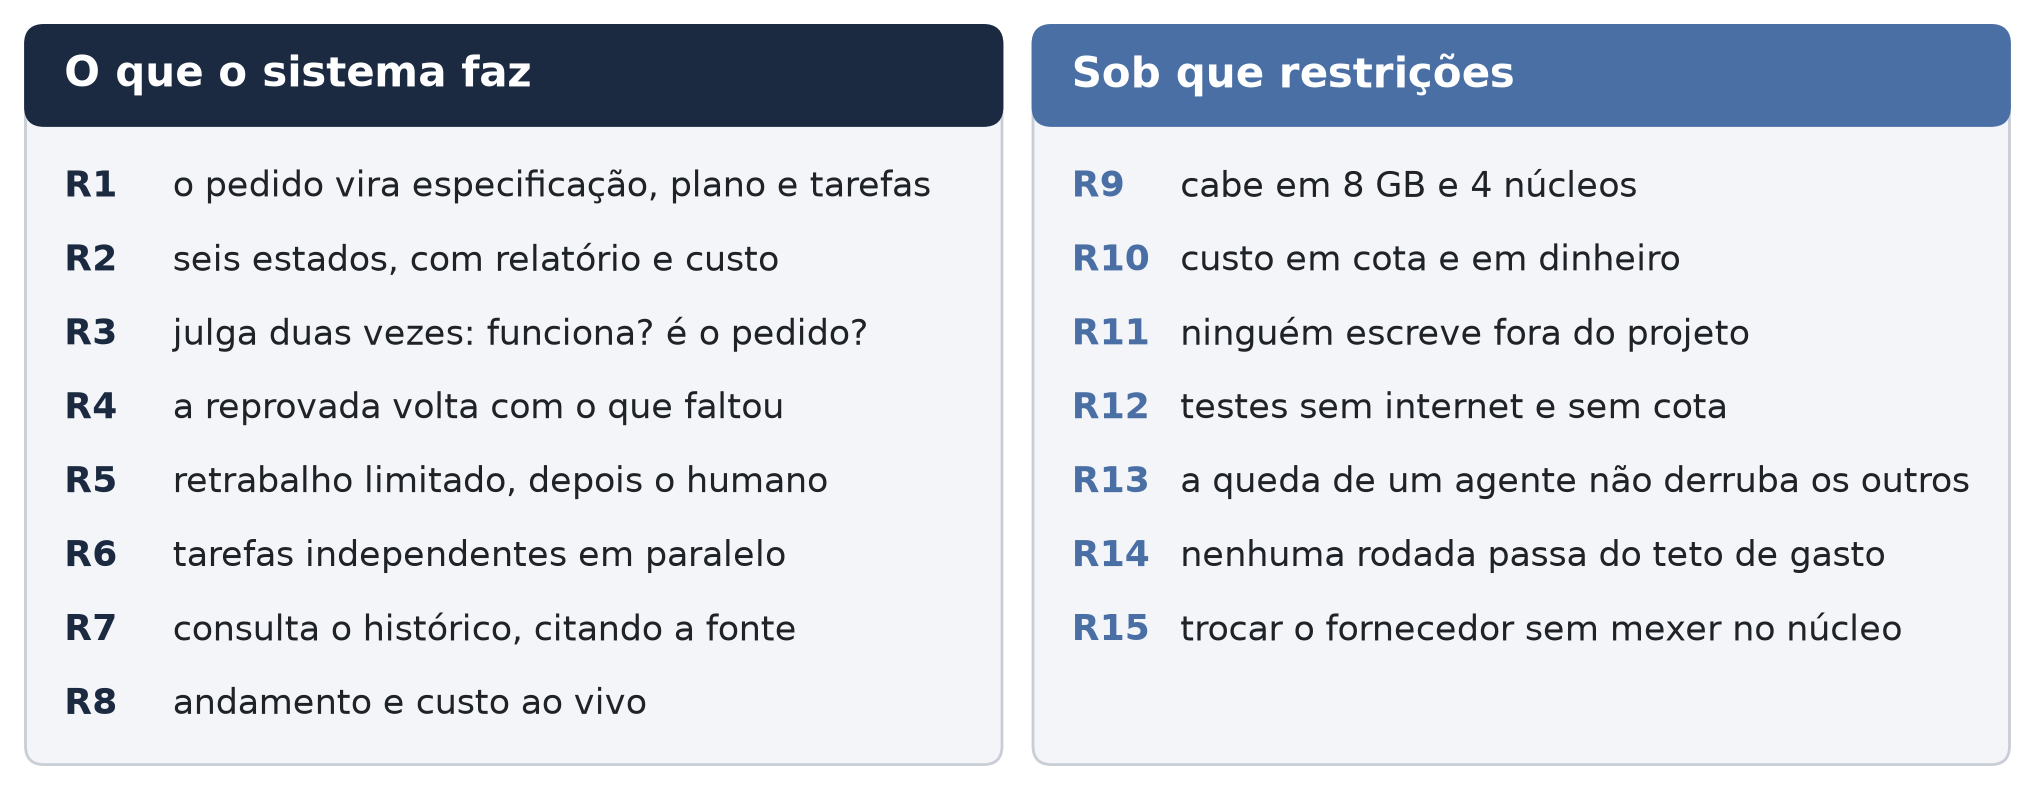

This chart was generated by the following Python code:
# Gera figs/E1-requisitos.png (matplotlib): os 15 requisitos em duas colunas.
import os
import matplotlib
matplotlib.use("Agg")
import matplotlib.pyplot as plt
from matplotlib.patches import FancyBboxPatch
A = ("O que o sistema faz", ["R1 · o pedido vira especificação, plano e tarefas", "R2 · seis estados, com relatório e custo",
     "R3 · julga duas vezes: funciona? é o pedido?", "R4 · a reprovada volta com o que faltou",
     "R5 · retrabalho limitado, depois o humano", "R6 · tarefas independentes em paralelo",
     "R7 · consulta o histórico, citando a fonte", "R8 · andamento e custo ao vivo"])
B = ("Sob que restrições", ["R9 · cabe em 8 GB e 4 núcleos", "R10 · custo em cota e em dinheiro", "R11 · ninguém escreve fora do projeto",
     "R12 · testes sem internet e sem cota", "R13 · a queda de um agente não derruba os outros",
     "R14 · nenhuma rodada passa do teto de gasto", "R15 · trocar o fornecedor sem mexer no núcleo"])
fig, ax = plt.subplots(figsize=(13, 5.0), dpi=200)
ax.set_xlim(0, 13); ax.set_ylim(0, 5.0); ax.axis("off")
for x0, (tit, itens), cor in ((0.1, A, "#1B2A41"), (6.6, B, "#4A6FA5")):
    ax.add_patch(FancyBboxPatch((x0, 0.1), 6.3, 4.8, boxstyle="round,pad=0,rounding_size=0.12", fc="#F3F5F8", ec="#C9CED6"))
    ax.add_patch(FancyBboxPatch((x0, 4.25), 6.3, 0.65, boxstyle="round,pad=0,rounding_size=0.12", fc=cor, ec=cor))
    ax.text(x0 + 0.25, 4.575, tit, va="center", fontsize=15, weight="bold", color="white")
    for i, t in enumerate(itens):
        r, txt = t.split(" · ", 1)
        y = 3.85 - i * 0.48
        ax.text(x0 + 0.25, y, r, va="center", fontsize=13, weight="bold", color=cor)
        ax.text(x0 + 0.95, y, txt, va="center", fontsize=12.5, color="#1F2328")
fig.savefig(os.path.join(os.path.dirname(os.path.abspath(__file__)), "E1-requisitos.png"), bbox_inches="tight", pad_inches=0.05, facecolor="white")
